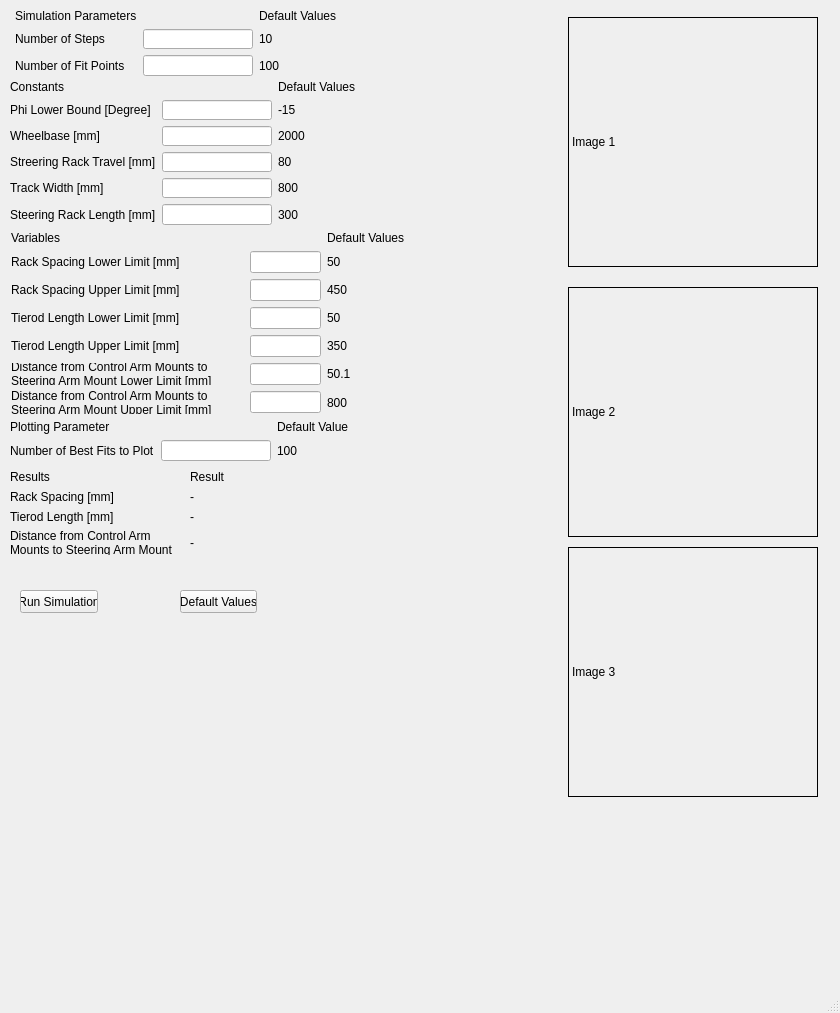
<?xml version="1.0" encoding="UTF-8"?>
<ui version="4.0">
 <class>MainWindow</class>
 <widget class="QMainWindow" name="MainWindow">
  <property name="geometry">
   <rect>
    <x>0</x>
    <y>0</y>
    <width>840</width>
    <height>1013</height>
   </rect>
  </property>
  <property name="windowTitle">
   <string>MainWindow</string>
  </property>
  <widget class="QWidget" name="centralwidget">
   <widget class="QLabel" name="label_50">
    <property name="geometry">
     <rect>
      <x>568</x>
      <y>287</y>
      <width>250</width>
      <height>250</height>
     </rect>
    </property>
    <property name="frameShape">
     <enum>QFrame::Box</enum>
    </property>
    <property name="text">
     <string>Image 2</string>
    </property>
   </widget>
   <widget class="QLabel" name="label_49">
    <property name="geometry">
     <rect>
      <x>568</x>
      <y>17</y>
      <width>250</width>
      <height>250</height>
     </rect>
    </property>
    <property name="frameShape">
     <enum>QFrame::Box</enum>
    </property>
    <property name="text">
     <string>Image 1</string>
    </property>
   </widget>
   <widget class="QPushButton" name="pushButton">
    <property name="geometry">
     <rect>
      <x>180</x>
      <y>590</y>
      <width>77</width>
      <height>23</height>
     </rect>
    </property>
    <property name="text">
     <string>Default Values</string>
    </property>
   </widget>
   <widget class="QLabel" name="label_51">
    <property name="geometry">
     <rect>
      <x>568</x>
      <y>547</y>
      <width>250</width>
      <height>250</height>
     </rect>
    </property>
    <property name="frameShape">
     <enum>QFrame::Box</enum>
    </property>
    <property name="text">
     <string>Image 3</string>
    </property>
   </widget>
   <widget class="QPushButton" name="pushButton_2">
    <property name="geometry">
     <rect>
      <x>20</x>
      <y>590</y>
      <width>78</width>
      <height>23</height>
     </rect>
    </property>
    <property name="text">
     <string>Run Simulation</string>
    </property>
   </widget>
   <widget class="QWidget" name="">
    <property name="geometry">
     <rect>
      <x>15</x>
      <y>9</y>
      <width>322</width>
      <height>67</height>
     </rect>
    </property>
    <layout class="QGridLayout" name="gridLayout">
     <item row="0" column="0">
      <widget class="QLabel" name="label_6">
       <property name="text">
        <string>Simulation Parameters</string>
       </property>
      </widget>
     </item>
     <item row="0" column="2">
      <widget class="QLabel" name="label_5">
       <property name="text">
        <string>Default Values</string>
       </property>
      </widget>
     </item>
     <item row="1" column="0">
      <widget class="QLabel" name="label">
       <property name="text">
        <string>Number of Steps</string>
       </property>
      </widget>
     </item>
     <item row="1" column="1">
      <widget class="QLineEdit" name="NumberOfSteps">
       <property name="text">
        <string/>
       </property>
      </widget>
     </item>
     <item row="1" column="2">
      <widget class="QLabel" name="label_25">
       <property name="text">
        <string>10</string>
       </property>
      </widget>
     </item>
     <item row="2" column="0">
      <widget class="QLabel" name="label_2">
       <property name="text">
        <string>Number of Fit Points</string>
       </property>
      </widget>
     </item>
     <item row="2" column="1">
      <widget class="QLineEdit" name="NumbeOfFitPoints">
       <property name="text">
        <string/>
       </property>
      </widget>
     </item>
     <item row="2" column="2">
      <widget class="QLabel" name="label_28">
       <property name="text">
        <string>100</string>
       </property>
      </widget>
     </item>
    </layout>
   </widget>
   <widget class="QWidget" name="">
    <property name="geometry">
     <rect>
      <x>10</x>
      <y>80</y>
      <width>346</width>
      <height>145</height>
     </rect>
    </property>
    <layout class="QGridLayout" name="gridLayout_2">
     <item row="0" column="0">
      <widget class="QLabel" name="label_7">
       <property name="text">
        <string>Constants</string>
       </property>
      </widget>
     </item>
     <item row="0" column="2">
      <widget class="QLabel" name="label_29">
       <property name="text">
        <string>Default Values</string>
       </property>
      </widget>
     </item>
     <item row="1" column="0">
      <widget class="QLabel" name="label_12">
       <property name="text">
        <string>Phi Lower Bound [Degree]</string>
       </property>
      </widget>
     </item>
     <item row="1" column="1">
      <widget class="QLineEdit" name="PhiLowerBound">
       <property name="text">
        <string/>
       </property>
      </widget>
     </item>
     <item row="1" column="2">
      <widget class="QLabel" name="label_30">
       <property name="text">
        <string>-15</string>
       </property>
      </widget>
     </item>
     <item row="2" column="0">
      <widget class="QLabel" name="label_8">
       <property name="text">
        <string>Wheelbase [mm]</string>
       </property>
      </widget>
     </item>
     <item row="2" column="1">
      <widget class="QLineEdit" name="Wheelbase">
       <property name="text">
        <string/>
       </property>
      </widget>
     </item>
     <item row="2" column="2">
      <widget class="QLabel" name="label_31">
       <property name="text">
        <string>2000</string>
       </property>
      </widget>
     </item>
     <item row="3" column="0">
      <widget class="QLabel" name="label_9">
       <property name="text">
        <string>Streering Rack Travel [mm]</string>
       </property>
      </widget>
     </item>
     <item row="3" column="1">
      <widget class="QLineEdit" name="SteeringRackTravel">
       <property name="text">
        <string/>
       </property>
      </widget>
     </item>
     <item row="3" column="2">
      <widget class="QLabel" name="label_32">
       <property name="text">
        <string>80</string>
       </property>
      </widget>
     </item>
     <item row="4" column="0">
      <widget class="QLabel" name="label_10">
       <property name="text">
        <string>Track Width [mm]</string>
       </property>
      </widget>
     </item>
     <item row="4" column="1">
      <widget class="QLineEdit" name="TrackWidth">
       <property name="text">
        <string/>
       </property>
      </widget>
     </item>
     <item row="4" column="2">
      <widget class="QLabel" name="label_34">
       <property name="text">
        <string>800</string>
       </property>
      </widget>
     </item>
     <item row="5" column="0">
      <widget class="QLabel" name="label_11">
       <property name="text">
        <string>Steering Rack Length [mm]</string>
       </property>
      </widget>
     </item>
     <item row="5" column="1">
      <widget class="QLineEdit" name="SteeringRackLength">
       <property name="text">
        <string/>
       </property>
      </widget>
     </item>
     <item row="5" column="2">
      <widget class="QLabel" name="label_33">
       <property name="text">
        <string>300</string>
       </property>
      </widget>
     </item>
    </layout>
   </widget>
   <widget class="QWidget" name="">
    <property name="geometry">
     <rect>
      <x>11</x>
      <y>231</y>
      <width>394</width>
      <height>183</height>
     </rect>
    </property>
    <layout class="QGridLayout" name="gridLayout_4">
     <item row="0" column="0">
      <widget class="QLabel" name="label_20">
       <property name="text">
        <string>Variables</string>
       </property>
      </widget>
     </item>
     <item row="0" column="2">
      <widget class="QLabel" name="label_40">
       <property name="text">
        <string>Default Values</string>
       </property>
      </widget>
     </item>
     <item row="1" column="0">
      <widget class="QLabel" name="label_21">
       <property name="text">
        <string>Rack Spacing Lower Limit [mm]</string>
       </property>
      </widget>
     </item>
     <item row="1" column="1">
      <widget class="QLineEdit" name="RackSpacingLowerLimit">
       <property name="text">
        <string/>
       </property>
      </widget>
     </item>
     <item row="1" column="2">
      <widget class="QLabel" name="label_41">
       <property name="text">
        <string>50</string>
       </property>
      </widget>
     </item>
     <item row="2" column="0">
      <widget class="QLabel" name="label_22">
       <property name="text">
        <string>Rack Spacing Upper Limit [mm]</string>
       </property>
      </widget>
     </item>
     <item row="2" column="1">
      <widget class="QLineEdit" name="RackSpacingUpperLimit">
       <property name="text">
        <string/>
       </property>
      </widget>
     </item>
     <item row="2" column="2">
      <widget class="QLabel" name="label_39">
       <property name="text">
        <string>450</string>
       </property>
      </widget>
     </item>
     <item row="3" column="0">
      <widget class="QLabel" name="label_23">
       <property name="text">
        <string>Tierod Length Lower Limit [mm]</string>
       </property>
      </widget>
     </item>
     <item row="3" column="1">
      <widget class="QLineEdit" name="TierodLengthLowerLimit">
       <property name="text">
        <string/>
       </property>
      </widget>
     </item>
     <item row="3" column="2">
      <widget class="QLabel" name="label_35">
       <property name="text">
        <string>50</string>
       </property>
      </widget>
     </item>
     <item row="4" column="0">
      <widget class="QLabel" name="label_24">
       <property name="text">
        <string>Tierod Length Upper Limit [mm]</string>
       </property>
      </widget>
     </item>
     <item row="4" column="1">
      <widget class="QLineEdit" name="TierodLengthUpperLimit">
       <property name="text">
        <string/>
       </property>
      </widget>
     </item>
     <item row="4" column="2">
      <widget class="QLabel" name="label_37">
       <property name="text">
        <string>350</string>
       </property>
      </widget>
     </item>
     <item row="5" column="0">
      <widget class="QLabel" name="label_27">
       <property name="text">
        <string>Distance from Control Arm Mounts to Steering Arm Mount Lower Limit [mm]</string>
       </property>
       <property name="wordWrap">
        <bool>true</bool>
       </property>
      </widget>
     </item>
     <item row="5" column="1">
      <widget class="QLineEdit" name="DistanceFromControlArmMountsToSteeringArmMountLowerLimit">
       <property name="text">
        <string/>
       </property>
      </widget>
     </item>
     <item row="5" column="2">
      <widget class="QLabel" name="label_36">
       <property name="text">
        <string>50.1</string>
       </property>
      </widget>
     </item>
     <item row="6" column="0">
      <widget class="QLabel" name="label_26">
       <property name="text">
        <string>Distance from Control Arm Mounts to Steering Arm Mount Upper Limit [mm]</string>
       </property>
       <property name="wordWrap">
        <bool>true</bool>
       </property>
      </widget>
     </item>
     <item row="6" column="1">
      <widget class="QLineEdit" name="DistanceFromControlArmMountsToSteeringArmMountUpperLimit">
       <property name="text">
        <string/>
       </property>
      </widget>
     </item>
     <item row="6" column="2">
      <widget class="QLabel" name="label_38">
       <property name="text">
        <string>800</string>
       </property>
      </widget>
     </item>
    </layout>
   </widget>
   <widget class="QWidget" name="">
    <property name="geometry">
     <rect>
      <x>10</x>
      <y>470</y>
      <width>215</width>
      <height>85</height>
     </rect>
    </property>
    <layout class="QGridLayout" name="gridLayout_5">
     <item row="0" column="0">
      <widget class="QLabel" name="label_46">
       <property name="text">
        <string>Results</string>
       </property>
      </widget>
     </item>
     <item row="0" column="1">
      <widget class="QLabel" name="label_47">
       <property name="text">
        <string>Result</string>
       </property>
      </widget>
     </item>
     <item row="1" column="0">
      <widget class="QLabel" name="label_48">
       <property name="text">
        <string>Rack Spacing [mm]</string>
       </property>
      </widget>
     </item>
     <item row="1" column="1">
      <widget class="QLabel" name="RackSpacingResult">
       <property name="text">
        <string>-</string>
       </property>
      </widget>
     </item>
     <item row="2" column="0">
      <widget class="QLabel" name="label_55">
       <property name="text">
        <string>Tierod Length [mm]</string>
       </property>
      </widget>
     </item>
     <item row="2" column="1">
      <widget class="QLabel" name="TierodLengthResult">
       <property name="text">
        <string>-</string>
       </property>
      </widget>
     </item>
     <item row="3" column="0">
      <widget class="QLabel" name="label_59">
       <property name="text">
        <string>Distance from Control Arm Mounts to Steering Arm Mount [mm]</string>
       </property>
       <property name="wordWrap">
        <bool>true</bool>
       </property>
      </widget>
     </item>
     <item row="3" column="1">
      <widget class="QLabel" name="DistanceFromControlArmMountsToSteeringArmMountResult">
       <property name="text">
        <string>-</string>
       </property>
      </widget>
     </item>
    </layout>
   </widget>
   <widget class="QWidget" name="">
    <property name="geometry">
     <rect>
      <x>10</x>
      <y>420</y>
      <width>339</width>
      <height>41</height>
     </rect>
    </property>
    <layout class="QGridLayout" name="gridLayout_3">
     <item row="0" column="0">
      <widget class="QLabel" name="label_43">
       <property name="text">
        <string>Plotting Parameter</string>
       </property>
      </widget>
     </item>
     <item row="0" column="2">
      <widget class="QLabel" name="label_42">
       <property name="text">
        <string>Default Value</string>
       </property>
      </widget>
     </item>
     <item row="1" column="0">
      <widget class="QLabel" name="label_45">
       <property name="text">
        <string>Number of Best Fits to Plot</string>
       </property>
      </widget>
     </item>
     <item row="1" column="1">
      <widget class="QLineEdit" name="NumberOfBestFitsToPlot">
       <property name="text">
        <string/>
       </property>
      </widget>
     </item>
     <item row="1" column="2">
      <widget class="QLabel" name="label_44">
       <property name="text">
        <string>100</string>
       </property>
      </widget>
     </item>
    </layout>
   </widget>
  </widget>
  <widget class="QMenuBar" name="menubar">
   <property name="geometry">
    <rect>
     <x>0</x>
     <y>0</y>
     <width>840</width>
     <height>21</height>
    </rect>
   </property>
  </widget>
  <widget class="QStatusBar" name="statusbar"/>
 </widget>
 <resources/>
 <connections/>
</ui>
